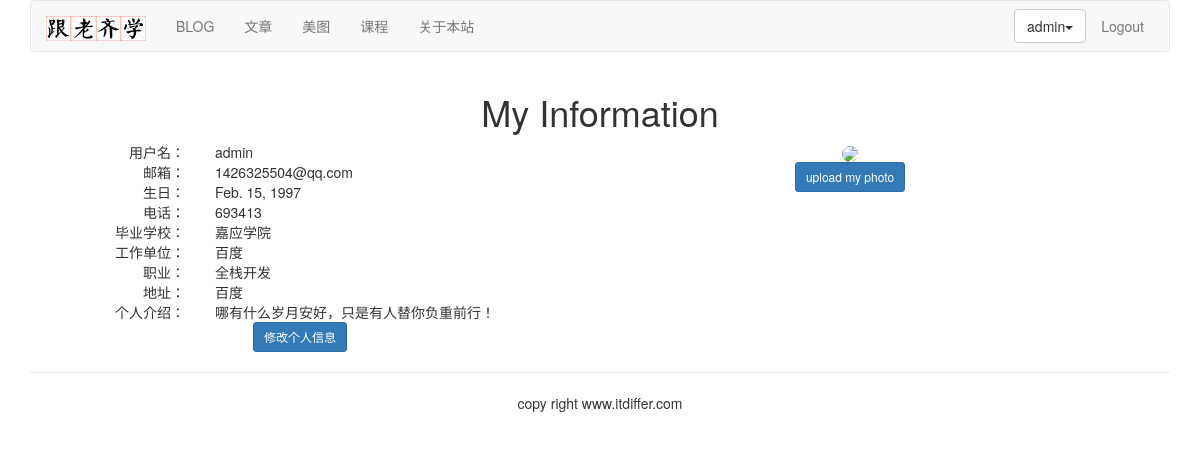
/account/my-information/ (signed in), run on the app's committed database.
### account/models.py (models this page shows, shortened)
class UserProfile(models.Model):
    user = models.OneToOneField(User, on_delete=models.CASCADE)  #外键，一对一的关联
    birth = models.DateField(blank=True,null=True)
    phone = models.CharField(max_length=20,null=True)

class UserInfo(models.Model):
    user = models.OneToOneField(User, on_delete=models.CASCADE)  # 外键，一对一的关联
    school = models.CharField(max_length=100,blank=True)
    company = models.CharField(max_length=100,blank=True)             #公司
    profession = models.CharField(max_length=100,blank=True)          #职业
    address = models.CharField(max_length=100,blank=True)
    aboutme = models.TextField(max_length=100,blank=True)
    photo = models.ImageField(blank=True)

### account/views.py (the view)
# urls.py: path('my-information/',views.myself,name="my_information"),
@login_required (login_url='/account/login')
def myself(request):
    user = User.objects.get(username=request.user.username)
    userprofile = UserProfile.objects.get(user=user)
    userinfo = UserInfo.objects.get(user=user)
    return render(request,"account/myself.html",{"user":user,"userinfo":userinfo,"userprofile":userprofile})

### templates/account/myself.html (shortened to what this page needs)
{% extends "base.html" %}
{% block content %}
<div class="row text-center vertical-middle-sm">
    <h1>My Information</h1>
    <div class="row ">
        <div class="col-md-6 col-sm-6  col-xs-6">
            <div class="row">
                <div class="col-md-4 col-sm-4  col-xs-4 text-right"><span>用户名：</span></div>
                <div class="col-md-8 col-sm-8  col-xs-8  text-left">{{ user.username }}</div>
            </div>
            <div class="row">
                <div class="col-md-4  col-sm-4 col-xs-4 text-right"><span>邮箱：</span></div>
                <div class="col-md-8 col-sm-8 col-xs-8 text-left">{{ user.email }}</div>
            </div>
            <div class="row">
                <div class="col-md-4 col-sm-4 col-xs-4 text-right"><span>生日：</span></div>
                <div class="col-md-8 col-sm-8 col-xs-8 text-left">{{ userprofile.birth }}</div>
            </div>
             <div class="row">
                <div class="col-md-4  col-sm-4 col-xs-4 text-right"><span>电话：</span></div>
                <div class="col-md-8 col-sm-8 col-xs-8 text-left">{{ userprofile.phone }}</div>
            </div>
            <div class="row">
                <div class="col-md-4  col-sm-4 col-xs-4 text-right"><span>毕业学校：</span></div>
                <div class="col-md-8 col-sm-8 col-xs-8 text-left">{{ userinfo.school}}</div>
            </div>
            <div class="row">
                <div class="col-md-4  col-sm-4 col-xs-4 text-right"><span>工作单位：</span></div>
                <div class="col-md-8 col-sm-8  col-xs-8 text-left">{{ userinfo.company }}</div>
            </div>
            <div class="row">
                <div class="col-md-4   col-sm-4 col-xs-4 text-right"><span>职业：</span></div>
                <div class="col-md-8 col-sm-8  col-xs-8 text-left">{{ userinfo.profession }}</div>
            </div>
            <div class="row">
                <div class="col-md-4 col-sm-4 col-xs-4 text-right"><span>地址：</span></div>
                <div class="col-md-8 col-sm-8  col-xs-8 text-left">{{ userinfo.address}}</div>
            </div>
            <div class="row">
                <div class="col-md-4 col-sm-4 col-xs-4 text-right"><span>个人介绍：</span></div>
                <div class="col-md-8 col-sm-8  col-xs-8 text-left">{{ userinfo.aboutme}}</div>
            </div>
            <a href="{% url 'account:edit_my_information' %}"><button class="btn btn-primary btn-sm">修改个人信息</button></a>
        </div>
        <div class="col-md-6 col-sm-6 col-xs-6">
            {% load staticfiles %}
            <div style="margin-right: 100px">
                {% if userinfo.photo %}
                  <img src="{{ userinfo.photo |striptags }}" class="img-circle" width="200px" id="my_photo" name="user_face">
                {% else %}
                    <img name="user_face" src="{% static 'images/newton.jpg' %}" class="img-circle" width="200px" id="my_photo">
                {% endif %}
            </div>
            <div style="margin-right: 100px">
                <button class="btn btn-primary btn-sm" id="upload_image" onclick="upload_image_layer()">upload my photo</button>
            </div>
        </div>
    </div>
</div>
{% endblock %}

### templates/header.html (shortened to what this page needs)
{% load staticfiles %}
<div class="container">
    <nav class="navbar navbar-default" role="navigation">
        <div>
            <a class="navbar-brand" href="http://www.itdiffer.com">
                <img src="{% static '/images/logo.png'%}"   width="100px"  >
            </a>
        </div>
        <div>
            <ul class="nav navbar-nav" role="navigation">
                <li><a href ="{% url 'blog:blog_title' %}">BLOG</a></li>
                <li><a href="{% url 'article:article_titles' %}">文章</a> </li>
                <li><a href="{% url 'image:falls_images' %}">美图</a></li>
                <li><a href="{% url 'course:course_list' %}">课程</a></li>
                <li><a href="{% url 'course:about' %}">关于本站</a></li>
            </ul>
            <ul class="nav navbar-nav navbar-right" style="margin-right: 10px">
                {% if user.is_authenticated %}
                    <li>
                        <div class="dropdown" style="margin-top: 8px">
                            <button class="btn btn-default dropdown-toggle" type="button" id="dropdownMenuButton" data-toggle="dropdown" aria-haspopup="true" aria-expanded="false">
                            {{ user.username }}<span class="caret"></span></button>
                        </div>
                    </li>
                    <li><a href="{% url 'account:user_logout' %}" >Logout</a></li>
                 {% else %}
                    <li><a href="{% url 'account:user_login' %}">LOGIN</a></li>
                    <li><a href="{% url 'account:user_register' %}">Sign up</a> </li>
                {% endif %}
            </ul>
        </div>
    </nav>
</div>

### data on the page
UserProfile: birth "Feb. 15, 1997", phone "693413"
UserInfo: school "嘉应学院", company "百度", profession "全栈开发", address "百度", aboutme "哪有什么岁月安好，只是有人替你负重前行！"

### other printed values
{{ user.username }} "admin"
{{ user.email }} "1426325504@qq.com"
